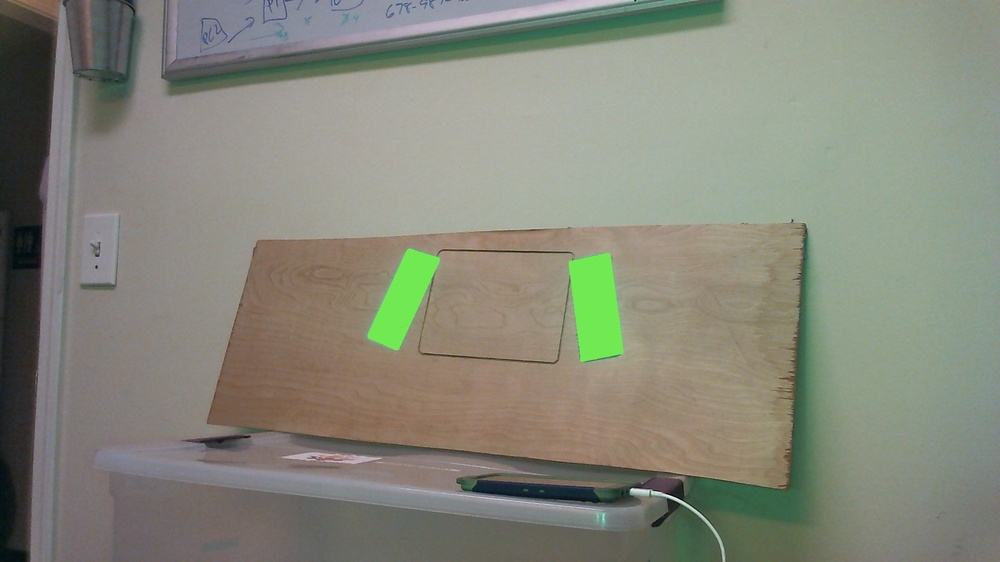
#> input picture src/python/input1.JPG, 1000 x 562 px, shrunk from 1920 x 1080 before the run, given in place of the camera
$ python gist.py
#> lines starting #> are read from the running program, lines starting #| are printed output that depends on the picture; after the words box and inside, x2 and y2 are one past the last pixel; in counts of white or black regions, pixels touching at a corner belong together
### src/python/contour_memory.py
import numpy as np
import cv2
import math
import imutils
import itertools

class ContourMemory:
    # count the times you see it! age them out!
    #everything I remember.
    all_memory = []

    # maximum distance and area to use for comparison
    MAX_DISTANCE = 100
    MAX_AREA_DIFF = 100

    #number of consecutive hits to be considered a good contour
    MIN_MATCHES = 3

    #number of consecutive misses before a contour is forgotten
    MAX_MISSES = 2

    def __init__(self, max_dist_diff=100, max_area_diff=100, min_match=3, max_misses=2):
        self.MAX_DISTANCE = max_dist_diff
        self.MAX_AREA_DIFF = max_area_diff
        self.MIN_MATCHES = min_match
        self.MAX_MISSES = max_misses


    '''
    this interleaves digits of number pairs into new numbers
    which causes numerical distance to coorelate to physical distance
    similar to: https://plus.codes/
    '''
    def weave_pts(self, x, y):
        #print ('weaving', x, y)
        #zero left pad to equal length
        s1 = str(int(x))
        s2 = str(int(y))
        n = max((len(s1),len(s2)))
        s1 = s1.zfill(n)
        s2 = s2.zfill(n)
        res = "".join(i + j for i, j in itertools.zip_longest(s1, s2,fillvalue='0'))
        #print ('result', res)
        return int(res)

    # [11 lines left out: function age_out, not called in this run]


    def evaluate(self, contour):
        # get top left, w,h
        # calculate the fingerprint
        ((x,y), (w,h), theta) = cv2.minAreaRect(contour)
        #(x,y,h,w) = cv2.minAreaRect(contour)
        #print('eval',x,y,h,w)

        loc_code  = self.weave_pts(x,y)
        new_area = h * w

        matched = False
        for i in range(len(self.all_memory)):
            (loc, area, hits, misses, c) = self.all_memory[i]
            if abs(loc - loc_code) <= self.MAX_DISTANCE and abs(area - new_area) <= self.MAX_AREA_DIFF: #found it.
                #print('Values:', loc_code, new_area, 'Matched:',loc, area, hits, misses)
                hits += 1
                misses = -1 ##haaack
                self.all_memory[i] = (loc_code, new_area, hits, misses, contour)
                matched = True
                # is breaking out a good idea?
                # is it possible to match more than 1 time?
                if hits >= self.MIN_MATCHES:
                    return True
                else:
                    return False
        if not matched: #it's new
            #print('new contour')
            self.all_memory.append((loc_code, new_area, 1, -1, contour)) #adding -1 misses here is a hack :)
            return False

    def process_contours(self, contours):
        #print('Processing (', len(contours),') contours.')
        good = []
        for c in contours:
            if self.evaluate(c):
                good.append(c)
        self.age_out #immediately age everything, that's why the -1's
        #print(len(good), 'good contours')
        return good

    # [9 lines left out: function get_best_contour, not called in this run]

### src/python/gist.py
from collections import deque
from imutils.video import VideoStream
from imutils import paths
import numpy as np
import argparse
import time
import cv2
import math
import imutils
import pickle
from networktables import NetworkTables
from contour_memory import ContourMemory
import os
import sys

havedisplay = ('DISPLAY' in os.environ) or os.name =='nt'

if(havedisplay):
	print("display present")
else:
	print("display not present")

# initializes network tables
NetworkTables.initialize(server='10.68.29.2')
nwTables = NetworkTables.getTable('Vision')

# initializes out (to be defined later in loop)
out = None

# hsv color range for LED/reflective tape
greenLower = (70,0,111)      # 0,73,22
greenUpper = (100,255,255)    # 90,255,78

MAX_TURN_ANGLE = 35.2 		# half of the horizonal view of 920 cams

X_OFFSET = 6.0              # inches to midpoint (default left)
X_OFFSET_LEFT = 6.0         # inches to midpoint
X_OFFSET_RIGHT = -4.055     # inches to midpoint
Z_OFFSET = -21.0            # inches from camera to bumper
TARGET_AIM_OFFSET = -24.0    # 24.0 #inches in front of target

SLIDER_WINDOW = 30 			# number of frames to average accross
SLIDER_VALUES = 6 			# number of vaules to average accross

# give time to settle??
MAX_DISTANCE_STEP = 100

# The (x,y,z) points for the corners of the vision target, in the order top left, top right, bottom right, bottom left
left_obj_points = np.array([[0, 0, 0], [1.945, -0.467, 0], [0.605, -6.058, 0], [-1.34, -5.591, 0]], np.float32)
right_obj_points = np.array([[0, 0, 0], [1.945, 0.467, 0], [3.287, -5.591, 0], [1.34, -6.058, 0]], np.float32)
top_obj_points = np.array([[0, 0, 0], [11.89, 0, 0], [9.945, -0.467, 0], [1.945, -0.467, 0]], np.float32)

# paths to the cameraMatrix and distortMatrix files
cameraMatrix_filepath = "/home/nvidia/6829/vision/python/cameraMatrix.pkl"
distortMatrix_filepath = "/home/nvidia/6829/vision/python/distortMatrix.pkl"

# opening / loading the cameraMatrix and distortMatrix files
cameraMatrix = pickle.load(open(cameraMatrix_filepath, "rb"))
#> (reads src/python/cameraMatrix.pkl from the repository)
distortMatrix = pickle.load(open(distortMatrix_filepath, "rb"))
#> (reads src/python/distortMatrix.pkl from the repository)

#memory obj for contour tracking
cm = ContourMemory(max_dist_diff=100, max_area_diff=100, min_match=20, max_misses=1)

# [61 lines left out: functions dist_array, order_points, top_order_points, window_push, not called in this run]

# column-wise average of a 2d array
def vertical_array_avg(window_array):
    return window_array.mean(axis=0)

# [10 lines left out: function undistort_img, not called in this run]

def rid_noise(img):
	#img = cv2.GaussianBlur(img, (3,3), 0) #(11, 11)?
	hsv = cv2.cvtColor(img, cv2.COLOR_BGR2HSV)#undistortMatrix_img, cv2.COLOR_BGR2HSV)
	mask = cv2.inRange(hsv, greenLower, greenUpper)

	# threshold the image, then perform a series of erosions + dilations to remove any small regions of noise
	thresh = cv2.threshold(mask, 45, 255, cv2.THRESH_BINARY)[1]
	thresh = cv2.erode(thresh, None, iterations=2)
	thresh = cv2.dilate(thresh, None, iterations=2)
	return thresh

# [72 lines left out: functions compute_output_values, get_center, find_triangle, not called in this run]

def contour_comparator(a, b):
	return len(a) > len(b)

# [22 lines left out: function find_highest_Y_Pts, not called in this run]

def slope(x1, y1, x2, y2):
	return np.rad2deg(np.arctan2(y2 - y1, x2 - x1))
    #return (y2-y1)/(x2-x1)

# [178 lines left out: functions pickTapePairs, pickFullOrTopCnt, find_best_contour, not called in this run]


###################### MAIN LOOP ######################

# construct the argument parse and parse the arguments
ap = argparse.ArgumentParser()
ap.add_argument("-v", "--video", help="path to the (optional) video file")
ap.add_argument("-b", "--buffer", type=int, default=64,	help="max buffer size")
args = vars(ap.parse_args())
pts = deque(maxlen=args["buffer"])

# if a video path was not supplied, grab the reference to the webcam
if not args.get("video", False):
	vs = VideoStream(src="/dev/visioncam").start()

# otherwise, grab a reference to the video file
else:
	vs = cv2.VideoCapture(args["video"])

# allow the camera or video file to warm up
time.sleep(2.0)

# keep looping
average = 0
frame_count=0
rvec = None
tvec = None
window = np.zeros((SLIDER_WINDOW, SLIDER_VALUES), dtype=np.float32)
while True:
	print("#################################################################################################")
	# grab the current frame
	frame = vs.read()
#> frame is the input picture: shape (562, 1000, 3); mean B, G, R 122.1, 135.1, 133.5

	# handle the frame from VideoCapture or VideoStream
	frame = frame[1] if args.get("video", False) else frame

	# if we are viewing a video and we did not grab a frame, then we have reached the end of the video
	if frame is None:
		break

	frame_height, frame_width = frame.shape[:2] # --------------------------------------------- might be nicer way outside of loop
#> frame_height = 562; frame_width = 1000

	try:
		if out is None:
			out = cv2.VideoWriter('/media/nvidia/logs/output.avi', cv2.VideoWriter_fourcc('M','J','P','G'), 10, (frame_width,frame_height))
	except:
		out = None

	mid_X_frame = frame_width / 2
#> mid_X_frame = 500

	frame_corners = [np.array([0, 0]), np.array([frame_width, 0]), np.array([frame_width, frame_height]), np.array([0, frame_height])]

	size = frame.shape
#> size = (562, 1000, 3)
	print("frame size", size)
#| frame size (562, 1000, 3)

	focal_length = size[1]
#> focal_length = 1000
	cam_center = (size[1]/2, size[0]/2)
#> cam_center = (500, 281)
	zero_camera_matrix = np.array([[focal_length, 0, cam_center[0]],[0, focal_length, cam_center[1]],[0, 0, 1]], dtype=np.float32)

	zero_distort_matrix = np.zeros((4,1))

	#frame = undistort_img(frame, cameraMatrix, distortMatrix)
	frame_hsv = rid_noise(frame)
#> in rid_noise, `hsv = cv2.cvtColor(img, cv2.COLOR_BGR2HSV)#undistortMatrix_img, cv2.CO..`: hsv: shape (562, 1000, 3); mean H, S, V 47.3, 37.4, 141
#> in rid_noise, `mask = cv2.inRange(hsv, greenLower, greenUpper)`:
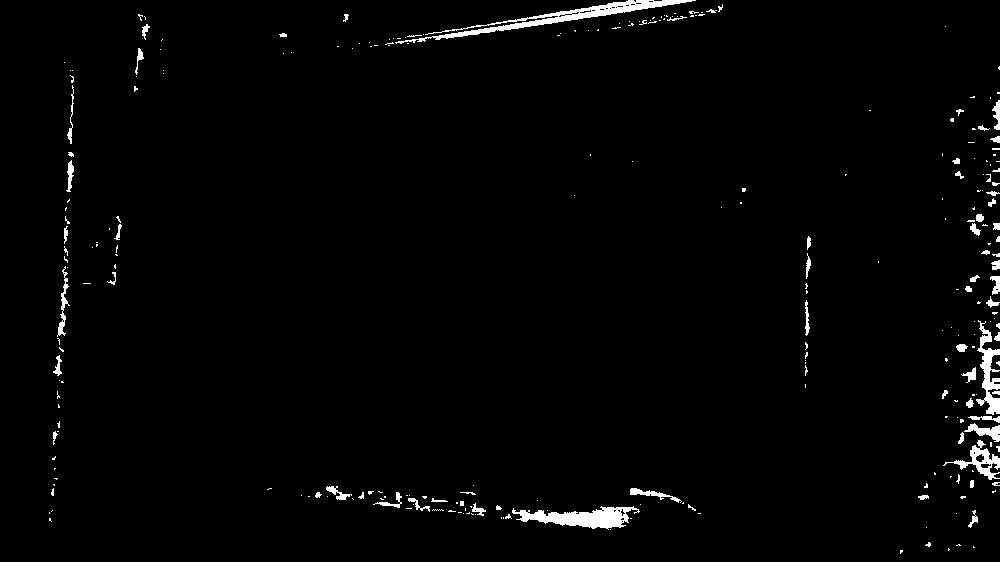
#> mask: shape (562, 1000); 1.8% white; 269 white regions (202 under 20 px), largest, box (x1, y1, x2, y2) and area: (395, 0, 696, 44) 2041, (512, 506, 640, 530) 1543, (976, 320, 1000, 415) 947
#> in rid_noise, `thresh = cv2.erode(thresh, None, iterations=2)`:
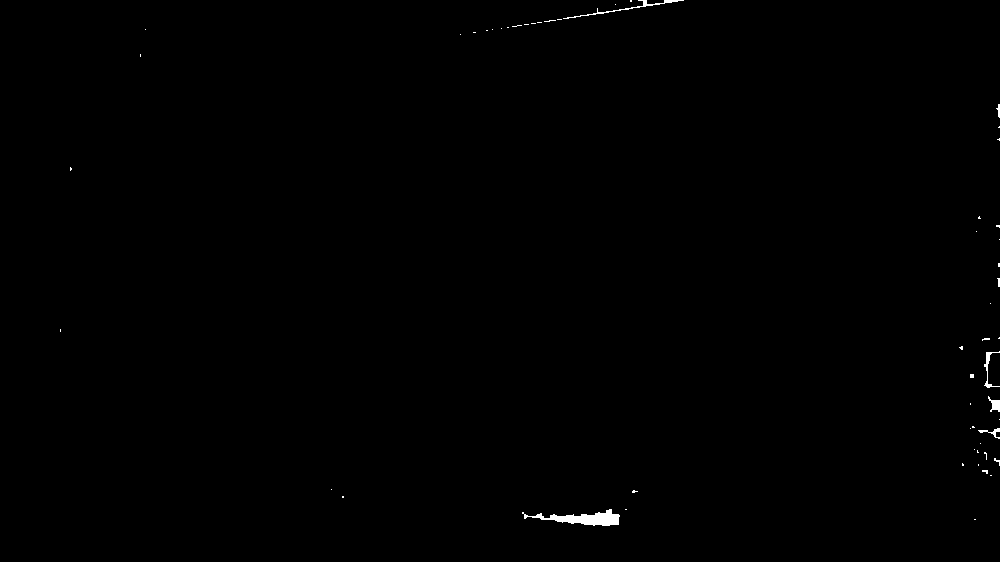
#> thresh: shape (562, 1000); 0.28% white; 55 white regions (49 under 20 px), largest, box (x1, y1, x2, y2) and area: (522, 509, 620, 526) 747, (563, 0, 684, 19) 220, (984, 351, 1000, 388) 128, (988, 396, 1000, 412) 101, (978, 428, 1000, 439) 71, (996, 104, 1000, 118) 30
#> in rid_noise, `thresh = cv2.dilate(thresh, None, iterations=2)`:
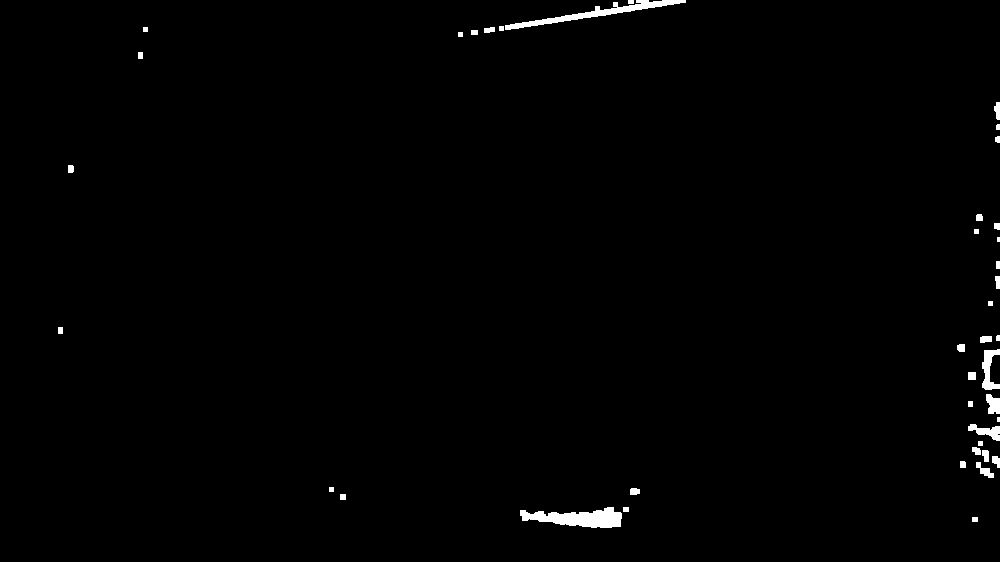
#> thresh: shape (562, 1000); 0.85% white; 41 white regions (2 under 20 px)

	# find contours in thresholded frame, then grab the largest one
	cnts = cv2.findContours(frame_hsv.copy(), cv2.RETR_EXTERNAL, cv2.CHAIN_APPROX_NONE)
#> cnts = 41 contours, 12 with area under 20; largest, box (x1, y1, x2, y2) and area: (520, 507, 622, 528) 1183, (505, 0, 686, 30) 902, (982, 349, 1000, 390) 332, (968, 424, 1000, 441) 225, (986, 394, 1000, 414) 181
	cnts = imutils.grab_contours(cnts)

	#memorize contours
	#only do this once per iteration!!
	cnts = cm.process_contours(cnts)
#> the loop in process_contours, `for c in contours:` made 41 passes
#> (x in evaluate, y in evaluate, w in evaluate, h in evaluate, theta in evaluate, loc_code in evaluate) on passes 1, 2, 3, 4, 5, 7, 8, 9, 10, 11, 13, 15: (974.5, 519, 4, 5, -90, 957149), (625.5, 509, 4, 5, -90, 652059), (570.5, 517, 20, 101, -90, 557107), (342.5, 496.5, 5, 5, -90, 344926), (634.5, 491, 6, 9, -90, 643941), (984, 470.2, 9.15, 22.47, -56.31, 948740), (962.5, 464, 6, 5, -90, 946624), (995.5, 461.5, 11, 7, -90, 949651), (985, 455.5, 11, 6, -90, 948555), (976, 450.5, 7, 8, -90, 947560), (983.6, 431.8, 14.2, 32.06, -85.24, 948331), (970, 403.5, 5, 4, -90, 947003)
#> after the loop in process_contours, `for c in contours:`: good = []
#> cnts = []

	if cnts is not None and (len(cnts) > 0):
		# prints number of contours found to the monitor
		print("found contours", len(cnts))

		# find the biggest contour in the screen (the closest)
		c = find_best_contour(cnts, mid_X_frame)

		target_pts, obj_points = pickFullOrTopCnt(frame, c, frame_corners)

		if target_pts is not None and len(target_pts) != 0:

			#cv2.drawContours(frame, [target_pts], -1, (0, 255, 0), 2)

			# Top left point (RED)
			frame = cv2.circle(frame, (target_pts[0][0], target_pts[0][1]), 5, (0, 0, 255))
			# Top right point
			frame = cv2.circle(frame, (target_pts[1][0], target_pts[1][1]), 5, (0, 255, 0))
			# Bottom right point
			frame = cv2.circle(frame, (target_pts[2][0], target_pts[2][1]), 5, (255, 0, 0))
			# Bottom left point
			frame = cv2.circle(frame, (target_pts[3][0], target_pts[3][1]), 5, (255, 255, 255))

			try:
				# solvepnp magic
				_, rvec, tvec = cv2.solvePnP(obj_points, target_pts.astype('float32'), cameraMatrix, distortMatrix)
				#_, rvec, tvec = cv2.solvePnP(obj_points, target_pts.astype('float32'), zero_camera_matrix, zero_distort_matrix)
				print("TVEC:  ", tvec)
			except Exception as e:
				print("no", e)
				continue
		else: # nothing found
			continue

		# calculate the distance, angle1 (angle from line directly straight in front of camera to the line straight between the camera and target)
		#calc_distance, calc_angle1, calc_angle2 = compute_output_values(rvec, tvec, X_OFFSET, Z_OFFSET)
		turn_1, distance_1, turn_2, distance_2 = compute_output_values(rvec, tvec.copy(), X_OFFSET, Z_OFFSET, TARGET_AIM_OFFSET)


		# now get the direct turn and distance.  pass 0 as the last offset
		turn_direct, distance_direct, _, _ = compute_output_values(rvec, tvec.copy(), X_OFFSET, Z_OFFSET, 0)


		print('turn_1', turn_1, 'distance_1', distance_1, 'turn_2', turn_2, 'distance_2', distance_2, 'direct_turn', turn_direct, 'direct_distance', distance_direct, "direct_turn adjusted: ", 180 + turn_direct)
		if(turn_1 >= MAX_TURN_ANGLE or turn_direct >= MAX_TURN_ANGLE):
			print("turn angle1 error! too big!!")


		[avg_turn1, avg_distance_1, avg_turn2, avg_distance_2, avg_turn_direct, avg_distance_direct] = vertical_array_avg(window)

		# if the distance jumps too much, toss this observation and try again.
		if(abs(distance_1 - avg_distance_1) > MAX_DISTANCE_STEP and avg_distance_1 != 0):
			print("distance changed too much")
			print("new distance",distance_1,"avg distance", avg_distance_1)
			continue

		window = window_push(window, [turn_1, distance_1, turn_2, distance_2, turn_direct, distance_direct])
		[turn_1, distance_1, turn_2, distance_2, turn_direct, distance_direct] = vertical_array_avg(window)

		# draw the values at the top-left corner
		cv2.putText(frame, "Turn Angle 1: " + "{:7.2f}".format(turn_1), (20, 20), cv2.FONT_HERSHEY_SIMPLEX,0.75, (255, 255, 255), thickness=2)
		cv2.putText(frame, "Go Distance 1: " + "{:7.2f}".format(distance_1), (20, 50), cv2.FONT_HERSHEY_SIMPLEX,0.75, (255, 255, 255), thickness=2)
		cv2.putText(frame, "Turn Angle 2: " + "{:7.2f}".format(turn_2), (20, 80), cv2.FONT_HERSHEY_SIMPLEX,0.75, (255, 255, 255), thickness=2)
		cv2.putText(frame, "Go Distance 2: " + "{:7.2f}".format(distance_2), (20, 110), cv2.FONT_HERSHEY_SIMPLEX,0.75, (255, 255, 255), thickness=2)
		cv2.putText(frame, "Direct Turn: " + "{:7.2f}".format(turn_direct), (20, 140), cv2.FONT_HERSHEY_SIMPLEX,0.75, (255, 255, 255), thickness=2)
		cv2.putText(frame, "Direct Distance: " + "{:7.2f}".format(distance_direct), (20, 170), cv2.FONT_HERSHEY_SIMPLEX,0.75, (255, 255, 255), thickness=2)

		print("turn angle 1", turn_1)
		print("go distance", distance_1)
		print("turn angle 2", turn_2)
		print("go distance", distance_2)
		print("turn direct", turn_direct)
		print("distance direct", distance_direct)

		# print to network tables
		nwTables.putNumber('TURN_1', turn_1)
		nwTables.putNumber('DISTANCE_1', distance_1)
		nwTables.putNumber('TURN_2', turn_2)
		nwTables.putNumber('DISTANCE_2', distance_2)
		nwTables.putNumber('DIRECT_TURN', turn_direct)
		nwTables.putNumber('DIRECT_DISTANCE', distance_direct)

		if out is not None:
			out.write(frame)

		# show the frame to our screen
		if(havedisplay):
			cv2.imshow("frame", frame)
			key = cv2.waitKey(1) & 0xFF

			# if the 'q' key is pressed, stop the loop
			if key == ord("q"):
				break

# if we are not using a video file, stop the camera video stream
if not args.get("video", False):
	vs.stop()

# otherwise, release the camera
else:
	vs.release()
	if out is not None:
		out.release()

# close all windows
if(havedisplay):
	cv2.destroyAllWindows()

print("okay")
